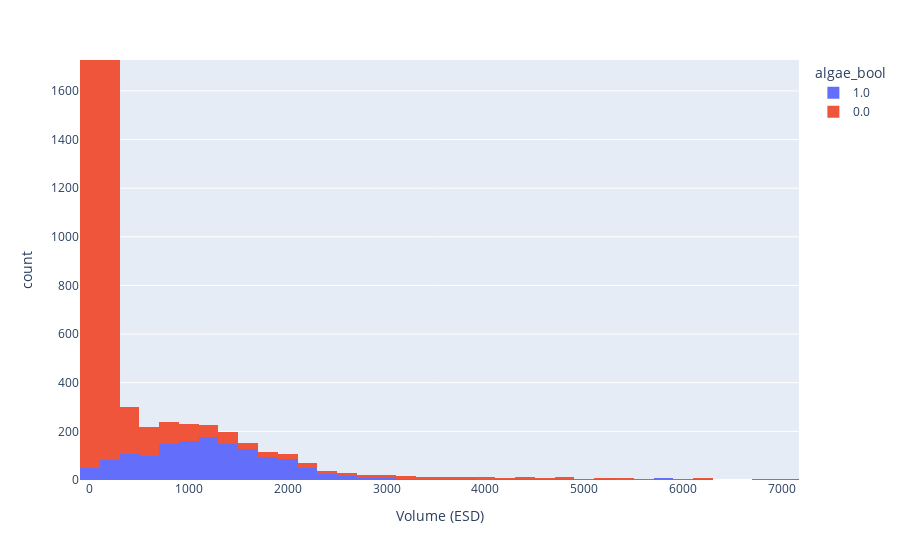

Notebook cell for this chart:
### Code cell
px.histogram(data, x="Volume (ESD)", color="algae_bool")

### Figure 1 — Plotly figure (JSON) as saved in the notebook; plotly's stock layout.template omitted (floating-point values rounded to 4 significant figures; data arrays with more than 128 entries replaced by an {"elided": "..."} marker saying what was removed)
{"data": [{"alignmentgroup": "True", "bingroup": "x", "hovertemplate": "algae_bool=1.0<br>Volume (ESD)=%{x}<br>count=%{y}<extra></extra>", "legendgroup": "1.0", "marker": {"color": "#636efa", "pattern": {"shape": ""}}, "name": "1.0", "offsetgroup": "1.0", "orientation": "v", "showlegend": true, "type": "histogram", "x": {"elided": "1466 float values"}, "xaxis": "x", "yaxis": "y"}, {"alignmentgroup": "True", "bingroup": "x", "hovertemplate": "algae_bool=0.0<br>Volume (ESD)=%{x}<br>count=%{y}<extra></extra>", "legendgroup": "0.0", "marker": {"color": "#EF553B", "pattern": {"shape": ""}}, "name": "0.0", "offsetgroup": "0.0", "orientation": "v", "showlegend": true, "type": "histogram", "x": {"elided": "6456 float values"}, "xaxis": "x", "yaxis": "y"}], "layout": {"autosize": true, "barmode": "relative", "legend": {"title": {"text": "algae_bool"}, "tracegroupgap": 0}, "margin": {"t": 60}, "xaxis": {"anchor": "y", "autorange": false, "domain": [0, 1], "range": [-100, 7170.0], "title": {"text": "Volume (ESD)"}, "type": "linear"}, "yaxis": {"anchor": "x", "autorange": false, "domain": [0, 1], "range": [0, 1727.0], "title": {"text": "count"}}}}
